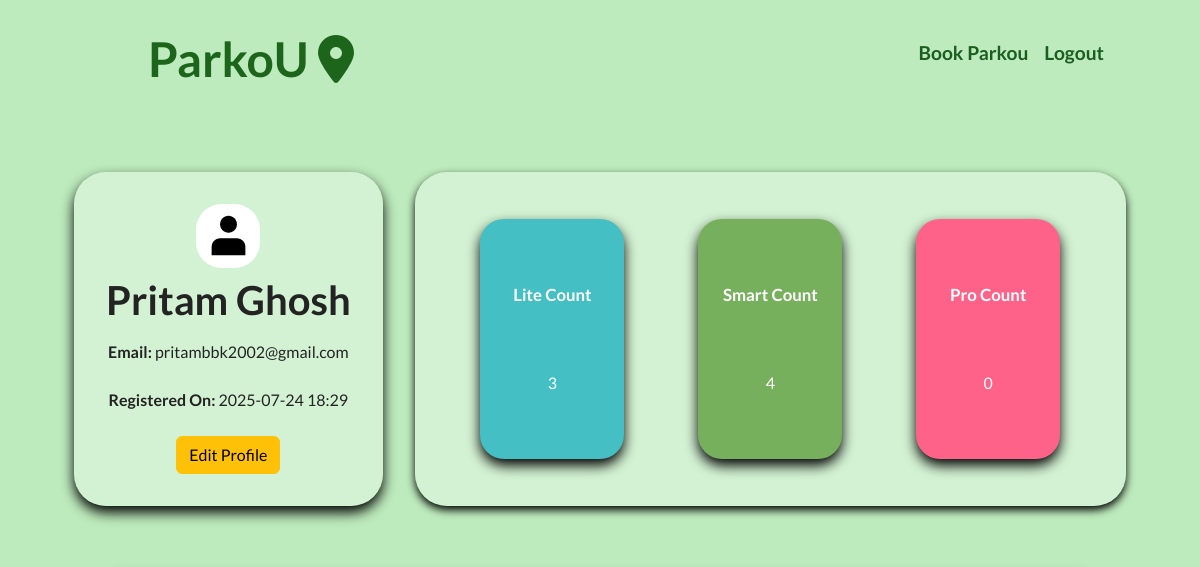
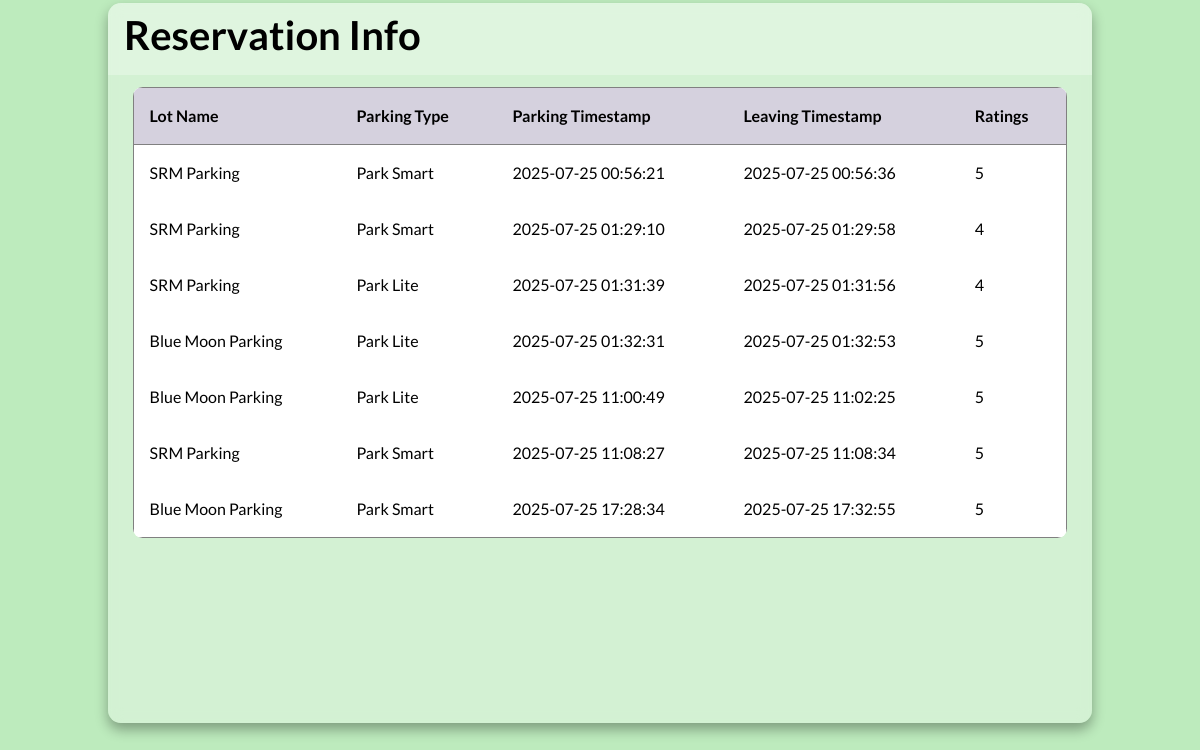
The app's page /dashboard/user (signed in), older data (2 pictures, top to bottom).
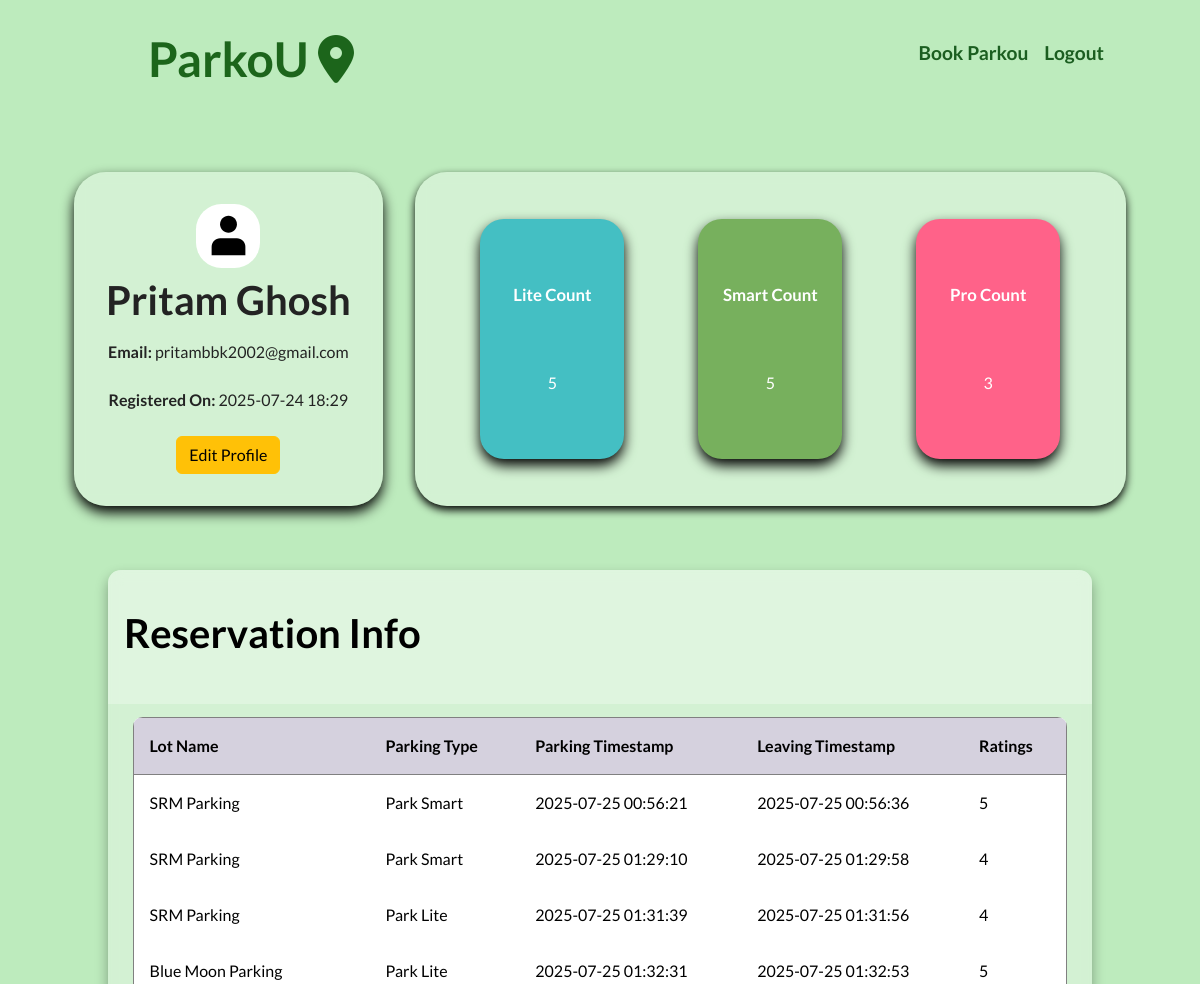
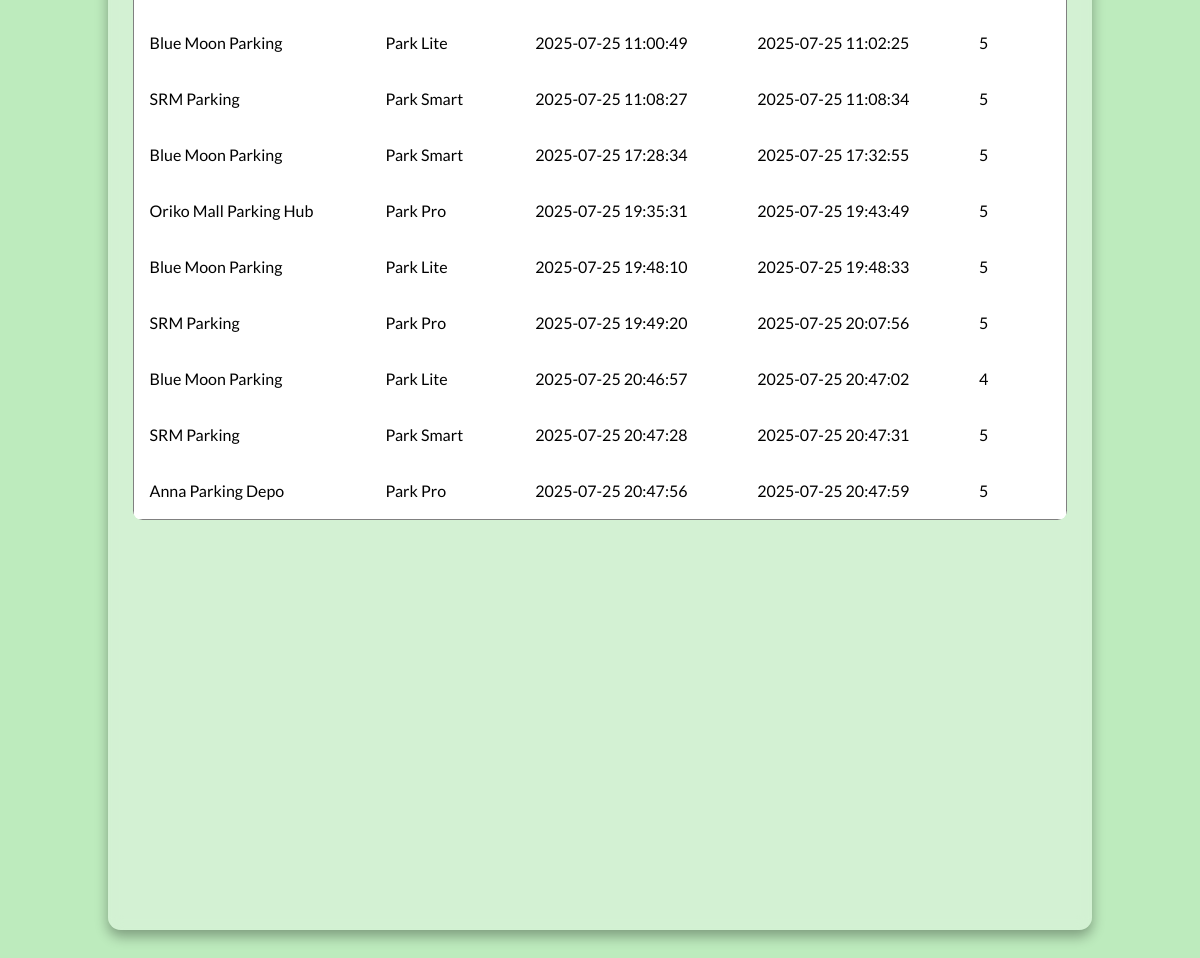
The same page, newer data (2 pictures, top to bottom).
### models/models.py (models this page shows)
class Reservation(db.Model):
    __tablename__ = "reservation"
    id = db.Column(db.Integer, primary_key = True)
    spotId = db.Column(db.Integer, db.ForeignKey("parkingspot.id", ondelete = "CASCADE"), nullable = False)
    userId = db.Column(db.Integer, db.ForeignKey("user.id", ondelete = "CASCADE"),  nullable = False)
    parkingType = db.Column(db.Integer, nullable = False)
    parkingTimestamp = db.Column(db.String(128))
    leavingTimestamp = db.Column(db.String(128))
    parkingCost = db.Column(db.Integer)
    ratings = db.Column(db.Integer)
    user = db.relationship('User', back_populates='reservation')
    parkingspot = db.relationship('ParkingSpot', back_populates='reservation')

class ParkingLot(db.Model):
    __tablename__ = "parkinglot"
    id = db.Column(db.Integer, primary_key = True)
    lotName = db.Column(db.String(128), nullable = False)
    locationName = db.Column(db.String(128))
    address = db.Column(db.String(512), unique = True, nullable = False)
    pincode = db.Column(db.String(128), unique = True, nullable = False)
    parkLiteCount = db.Column(db.Integer)
    parkSmartCount = db.Column(db.Integer)
    parkProCount = db.Column(db.Integer)
    ratings = db.Column(db.Integer, default = 0)
    parkingspot = db.relationship('ParkingSpot', cascade = "all, delete", passive_deletes = True, back_populates = 'parkinglot')

### controllers/routes.py (the view)
@app.route('/dashboard/user')
@auth_required
def user_dashboard():
    if 'user_id' not in session:
        return redirect(url_for('login_page'))
    user = User.query.get(session['user_id'])
    city = session.get('selected_city')
    reservations = Reservation.query.filter_by(userId=user.id).all()
    for reservation in reservations:
        if reservation.parkingType == 1:
            reservation.parkingTypeName = "Park Lite"
        elif reservation.parkingType == 2:
            reservation.parkingTypeName = "Park Smart"
        elif reservation.parkingType == 3:
            reservation.parkingTypeName = "Park Pro"
        else:
            reservation.parkingTypeName = "Unknown"
    lite_count = sum(1 for reservation in reservations if reservation.parkingType == 1)
    smart_count = sum(1 for reservation in reservations if reservation.parkingType == 2)
    pro_count = sum(1 for reservation in reservations if reservation.parkingType == 3)
    return render_template('/after_login_part/user_side/user_dashboard.html', user=user, city=city, reservations = reservations, lite_count=lite_count, smart_count=smart_count, pro_count=pro_count)

### controllers/routes.py (called while the page is built)
def auth_required(func):
    @wraps(func)
    def inner(*args,**kwargs):
        if 'user_id' not in session:
            flash("Please log in to continue")
            return redirect(url_for('login_page'))
        return func(*args,**kwargs)
    return inner

### templates/after_login_part/user_side/user_dashboard.html (shortened to what the changed rows need)
{% extends 'base.html' %}
{% block stylesheet %}
    <link rel="stylesheet" href="/static/css/after_login/user_side/user_dashboard.css">
{% endblock %}
{% block content %}
    <main>
        <div class="container">
            <div class="top-container">
                <div class="left-top">
                    {% if user %}
                        <h1>{{ user.fullName }}</h1>
                    {% else %}
                        <h2>No user found with that email.</h2>
                    {% endif %}
                </div>
                <div class="right-top">
                    <div class="cards-container">
                        <div class="cards">
                            <div class="card-head">
                                Lite Count
                            </div>
                            <div class="card-count">
                                {{ lite_count }}
                            </div>
                        </div>
                        <div class="cards">
                            <div class="card-head">Smart Count</div>
                            <div class="card-count">
                                {{ smart_count }}
                            </div>
                        </div>
                        <div class="cards">
                            <div class="card-head">Pro Count</div>
                            <div class="card-count">
                                {{ pro_count }}
                            </div>
                        </div>
                    </div>
                </div>
            </div>
            <div class="bottom-container table" id="customers_table">
                <section class="table__header">
                    <h1>Reservation Info</h1>
                </section>
                <section class="table__body">
                    <table border="1">
                        <thead>
                            <tr>
                                <th> Lot Name </th>
                                <th> Parking Type </th>
                                <th> Parking Timestamp </th>
                                <th> Leaving Timestamp </th>
                                <th> Ratings </th>
                            </tr>
                        </thead>
                        <tbody>
                            {% if reservations %}
                            {% for reservation in reservations %}
                                <tr>
                                <td> {{ reservation.parkingspot.parkinglot.lotName }} </td>
                                <td> {{ reservation.parkingTypeName }} </td>
                                <td>
                                    {{ reservation.parkingTimestamp }}
                                </td>
                                <td>{{ reservation.leavingTimestamp }}</td>
                                <td>{{ reservation.ratings }}</td>
                                </tr>
                            {% endfor %}
                            {% else %}
                                <tr>
                                <td colspan="5"> No Reservation found </td>
                                </tr>
                            {% endif %}
                        </tbody>
                    </table>
                </section>
            </div>
        </div>
    </main>
{% endblock %}

Row changes from the older to the newer data that the page shows:
added Reservation: parkingspot.parkinglot.lotName "Oriko Mall Parking Hub", parkingTypeName "Park Pro", parkingTimestamp "2025-07-25 19:35:31", leavingTimestamp "2025-07-25 19:43:49", ratings "5"
added Reservation: parkingspot.parkinglot.lotName "Blue Moon Parking", parkingTypeName "Park Lite", parkingTimestamp "2025-07-25 19:48:10", leavingTimestamp "2025-07-25 19:48:33", ratings "5"
added Reservation: parkingspot.parkinglot.lotName "SRM Parking", parkingTypeName "Park Pro", parkingTimestamp "2025-07-25 19:49:20", leavingTimestamp "2025-07-25 20:07:56", ratings "5"
added Reservation: parkingspot.parkinglot.lotName "Blue Moon Parking", parkingTypeName "Park Lite", parkingTimestamp "2025-07-25 20:46:57", leavingTimestamp "2025-07-25 20:47:02", ratings "4"
added Reservation: parkingspot.parkinglot.lotName "SRM Parking", parkingTypeName "Park Smart", parkingTimestamp "2025-07-25 20:47:28", leavingTimestamp "2025-07-25 20:47:31", ratings "5"
added Reservation: parkingspot.parkinglot.lotName "Anna Parking Depo", parkingTypeName "Park Pro", parkingTimestamp "2025-07-25 20:47:56", leavingTimestamp "2025-07-25 20:47:59", ratings "5"
Text that changed along with them:
{{ lite_count }}: "3" → "5"
{{ smart_count }}: "4" → "5"
{{ pro_count }}: "0" → "3"
